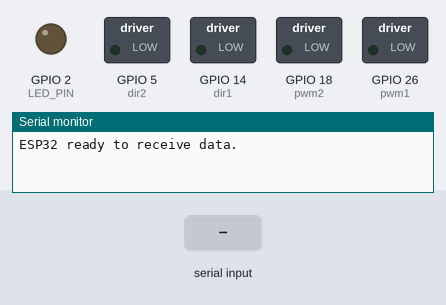
This sketch was run on a simulated ESP32. On the bench: switched loads named in the sketch (green lamp = pin HIGH), output pins drawn as LEDs (lit = HIGH), the last lines printed to the serial monitor. The test bench sets the inputs (shaded band).

Above: at 1.2 s.
1.3 s: "dislike\n" received over Serial
At 2.1 s:
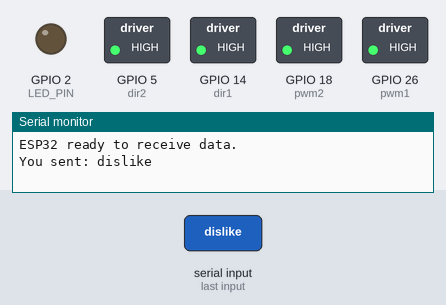
2.8 s: "fist\n" received over Serial
At 3.3 s:
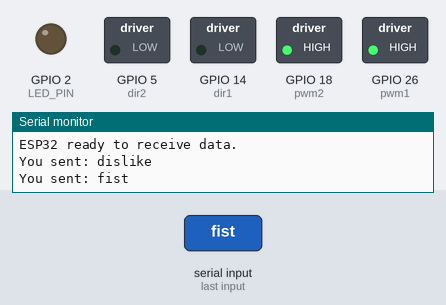
4.3 s: "one\n" received over Serial
At 5.5 s:
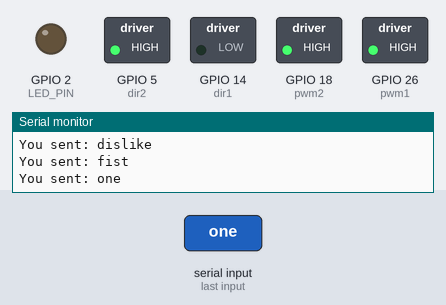
5.8 s: "peace\n" received over Serial
At 6.8 s:
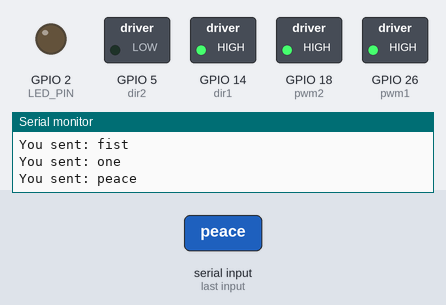
7.3 s: "stop\n" received over Serial
At 7.9 s:
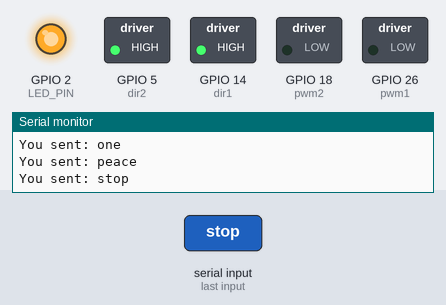
Timing chart, 0 to 9.8 s (numbered marks = the images above; inputs shaded):
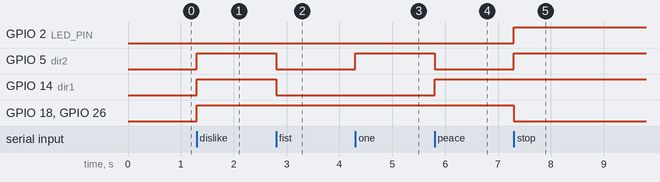

The sketch:

pyserialMotorControl.ino
```cpp
#define LED_PIN 2

// Please update pin number before uploading the code
const int dir1 = 14; //pin to change direction for motor M1
const int pwm1 = 26; //Pwm pin for motor M1 ---Left
const int pwm2 = 18;// Pwm pin for motor M2 ---Right
const int dir2 = 5; // pin to change direction for motor M2

// class_names = ["dislike", "fist", "one", "peace", "stop", "no_gesture"]
// actions     = [backward,  forward , left, right,   stop,   stop]


void setup() {
  pinMode(LED_PIN,OUTPUT);
  pinMode(dir1,OUTPUT);
  pinMode(pwm1,OUTPUT);
  pinMode(pwm2,OUTPUT);
  pinMode(dir2,OUTPUT);

  Serial.begin(115200); // Initialize serial communication
  Serial.println("ESP32 ready to receive data.");
}

void loop() {
  String receivedData;
  if (Serial.available()) {
    String receivedData = Serial.readStringUntil('\n'); // Read until newline
    Serial.print("You sent: ");
    Serial.println(receivedData);

    if(receivedData.indexOf("dislike")!=-1){
      digitalWrite(LED_PIN,LOW);

    moveForward();
    }

    else if(receivedData.indexOf("fist")!=-1){
      digitalWrite(LED_PIN,LOW);
    moveBackward();
    }

    else if(receivedData.indexOf("one")!=-1){
      digitalWrite(LED_PIN,LOW);

    turnLeft();
    }

    else if(receivedData.indexOf("peace")!=-1){
      digitalWrite(LED_PIN,LOW);
    turnRight();
    }

    else if(receivedData.indexOf("stop")!=-1){
      digitalWrite(LED_PIN,HIGH);
    stop();
    }

    else if(receivedData.indexOf("no_gesture")!=-1){
      digitalWrite(LED_PIN,HIGH);
    stop();
    }

  }
}


void stop(){
 digitalWrite(dir1,HIGH);
 digitalWrite(dir2,HIGH);
 analogWrite(pwm1,0);
 analogWrite(pwm2,0);
}

void moveForward(){
 digitalWrite(dir1,HIGH);
 digitalWrite(dir2,HIGH);
 analogWrite(pwm1,255);
 analogWrite(pwm2,255);
}

void moveBackward(){
 digitalWrite(dir1,LOW);
 digitalWrite(dir2,LOW);
 analogWrite(pwm1,255);
 analogWrite(pwm2,255);
}


void turnLeft(){
 digitalWrite(dir1,LOW);
 digitalWrite(dir2,HIGH);
 analogWrite(pwm1,255);
 analogWrite(pwm2,255);
}

void turnRight(){
 digitalWrite(dir1,HIGH);
 digitalWrite(dir2,LOW);
 analogWrite(pwm1,255);
 analogWrite(pwm2,255);
}
```

Measured:
- after the input at 1.3 s, GPIO 5 (dir2), GPIO 14 (dir1), GPIO 18 (pwm2), GPIO 26 (pwm1): LOW → HIGH at once
- after the input at 2.8 s, GPIO 5 (dir2), GPIO 14 (dir1): HIGH → LOW at once
- after the input at 4.3 s, GPIO 5 (dir2): LOW → HIGH at once
- after the input at 5.8 s, GPIO 5 (dir2): HIGH → LOW at once; GPIO 14 (dir1): LOW → HIGH at once
- after the input at 7.3 s, GPIO 2 (LED_PIN), GPIO 5 (dir2): LOW → HIGH at once; GPIO 18 (pwm2), GPIO 26 (pwm1): HIGH → LOW at once
